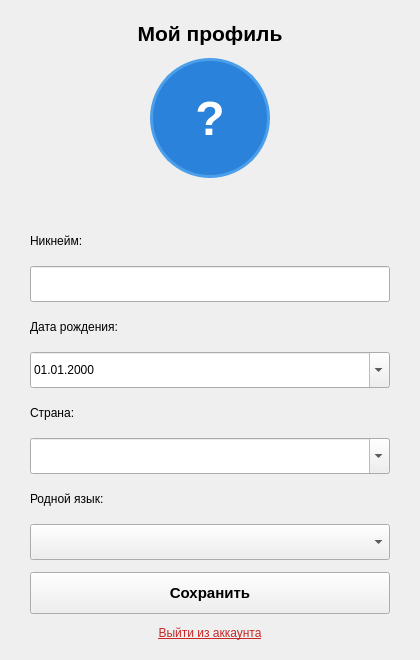
<?xml version="1.0" encoding="UTF-8"?>
<ui version="4.0">
 <class>ProfileDialog</class>
 <widget class="QDialog" name="ProfileDialog">
  <property name="geometry">
   <rect>
    <x>0</x>
    <y>0</y>
    <width>420</width>
    <height>660</height>
   </rect>
  </property>
  <property name="windowTitle">
   <string>Мой профиль</string>
  </property>
  <layout class="QVBoxLayout" name="mainLayout">
   <property name="spacing">
    <number>12</number>
   </property>
   <property name="leftMargin">
    <number>30</number>
   </property>
   <property name="topMargin">
    <number>20</number>
   </property>
   <property name="rightMargin">
    <number>30</number>
   </property>
   <property name="bottomMargin">
    <number>20</number>
   </property>

   <item>
    <widget class="QLabel" name="titleLabel">
     <property name="font">
      <font>
       <pointsize>16</pointsize>
       <weight>75</weight>
       <bold>true</bold>
      </font>
     </property>
     <property name="text">
      <string>Мой профиль</string>
     </property>
     <property name="alignment">
      <set>Qt::AlignCenter</set>
     </property>
    </widget>
   </item>

   <item>
    <layout class="QHBoxLayout" name="avatarLayout">
     <item>
      <spacer name="spacerLeft">
       <property name="orientation">
        <enum>Qt::Horizontal</enum>
       </property>
       <property name="sizeHint" stdset="0">
        <size>
         <width>40</width>
         <height>20</height>
        </size>
       </property>
      </spacer>
     </item>
     <item>
      <widget class="QPushButton" name="avatarButton">
       <property name="minimumSize">
        <size>
         <width>120</width>
         <height>120</height>
        </size>
       </property>
       <property name="maximumSize">
        <size>
         <width>120</width>
         <height>120</height>
        </size>
       </property>
       <property name="cursor">
        <cursorShape>PointingHandCursor</cursorShape>
       </property>
       <property name="toolTip">
        <string>Нажмите, чтобы сменить аватарку</string>
       </property>
       <property name="styleSheet">
        <string notr="true">QPushButton {
    background-color: #2a82da;
    color: white;
    border-radius: 60px;
    font-size: 48px;
    font-weight: bold;
    border: 3px solid #4a9eea;
}
QPushButton:hover { background-color: #3a92ea; }</string>
       </property>
       <property name="text">
        <string>?</string>
       </property>
      </widget>
     </item>
     <item>
      <spacer name="spacerRight">
       <property name="orientation">
        <enum>Qt::Horizontal</enum>
       </property>
       <property name="sizeHint" stdset="0">
        <size>
         <width>40</width>
         <height>20</height>
        </size>
       </property>
      </spacer>
     </item>
    </layout>
   </item>

   <item>
    <widget class="QLabel" name="avatarLabel">
     <property name="visible">
      <bool>false</bool>
     </property>
     <property name="text">
      <string/>
     </property>
    </widget>
   </item>

   <item>
    <widget class="QLabel" name="label1">
     <property name="text">
      <string>Никнейм:</string>
     </property>
    </widget>
   </item>
   <item>
    <widget class="QLineEdit" name="usernameEdit">
     <property name="minimumSize">
      <size>
       <width>0</width>
       <height>36</height>
      </size>
     </property>
    </widget>
   </item>

   <item>
    <widget class="QLabel" name="label2">
     <property name="text">
      <string>Дата рождения:</string>
     </property>
    </widget>
   </item>
   <item>
    <widget class="QDateEdit" name="birthdateEdit">
     <property name="minimumSize">
      <size>
       <width>0</width>
       <height>36</height>
      </size>
     </property>
     <property name="calendarPopup">
      <bool>true</bool>
     </property>
     <property name="displayFormat">
      <string>dd.MM.yyyy</string>
     </property>
    </widget>
   </item>

   <item>
    <widget class="QLabel" name="label3">
     <property name="text">
      <string>Страна:</string>
     </property>
    </widget>
   </item>
   <item>
    <widget class="QComboBox" name="countryCombo">
     <property name="minimumSize">
      <size>
       <width>0</width>
       <height>36</height>
      </size>
     </property>
     <property name="editable">
      <bool>true</bool>
     </property>
    </widget>
   </item>

   <item>
    <widget class="QLabel" name="label4">
     <property name="text">
      <string>Родной язык:</string>
     </property>
    </widget>
   </item>
   <item>
    <widget class="QComboBox" name="languageCombo">
     <property name="minimumSize">
      <size>
       <width>0</width>
       <height>36</height>
      </size>
     </property>
    </widget>
   </item>

   <item>
    <widget class="QPushButton" name="saveButton">
     <property name="minimumSize">
      <size>
       <width>0</width>
       <height>42</height>
      </size>
     </property>
     <property name="font">
      <font>
       <pointsize>11</pointsize>
       <weight>75</weight>
       <bold>true</bold>
      </font>
     </property>
     <property name="text">
      <string>Сохранить</string>
     </property>
    </widget>
   </item>

   <item>
    <widget class="QPushButton" name="logoutButton">
     <property name="cursor">
      <cursorShape>PointingHandCursor</cursorShape>
     </property>
     <property name="styleSheet">
      <string notr="true">color: #c62828;
border: none;
background: transparent;
text-decoration: underline;</string>
     </property>
     <property name="text">
      <string>Выйти из аккаунта</string>
     </property>
     <property name="flat">
      <bool>true</bool>
     </property>
    </widget>
   </item>

  </layout>
 </widget>
 <resources/>
 <connections/>
</ui>
